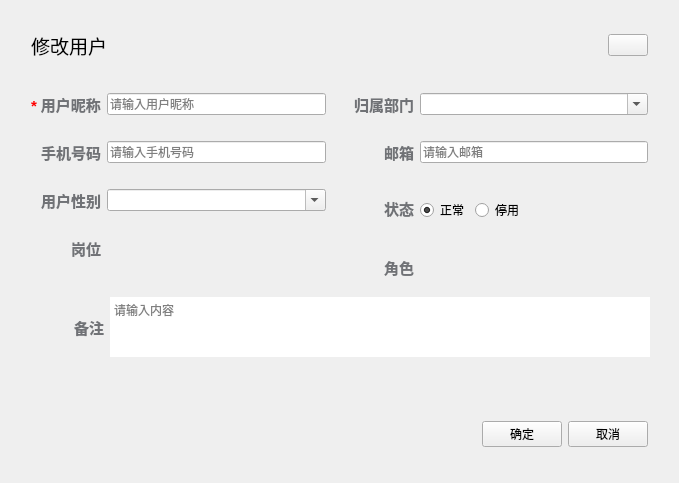
<?xml version="1.0" encoding="UTF-8"?>
<ui version="4.0">
 <class>UserEditDlgClass</class>
 <widget class="QWidget" name="UserEditDlgClass">
  <property name="geometry">
   <rect>
    <x>0</x>
    <y>0</y>
    <width>679</width>
    <height>488</height>
   </rect>
  </property>
  <property name="windowTitle">
   <string>UserEditDlg</string>
  </property>
  <layout class="QVBoxLayout" name="verticalLayout">
   <property name="sizeConstraint">
    <enum>QLayout::SizeConstraint::SetFixedSize</enum>
   </property>
   <property name="leftMargin">
    <number>9</number>
   </property>
   <property name="topMargin">
    <number>9</number>
   </property>
   <property name="rightMargin">
    <number>9</number>
   </property>
   <property name="bottomMargin">
    <number>9</number>
   </property>
   <item>
    <widget class="QWidget" name="container" native="true">
     <property name="minimumSize">
      <size>
       <width>661</width>
       <height>0</height>
      </size>
     </property>
     <layout class="QVBoxLayout" name="verticalLayout_2">
      <property name="sizeConstraint">
       <enum>QLayout::SizeConstraint::SetDefaultConstraint</enum>
      </property>
      <item>
       <widget class="QWidget" name="widget" native="true">
        <property name="minimumSize">
         <size>
          <width>0</width>
          <height>50</height>
         </size>
        </property>
        <property name="maximumSize">
         <size>
          <width>16777215</width>
          <height>50</height>
         </size>
        </property>
        <layout class="QHBoxLayout" name="horizontalLayout">
         <item>
          <widget class="QLabel" name="label">
           <property name="text">
            <string>&lt;html&gt;&lt;head/&gt;&lt;body&gt;&lt;p&gt;&lt;span style=&quot; font-size:14pt;&quot;&gt;修改用户&lt;/span&gt;&lt;/p&gt;&lt;/body&gt;&lt;/html&gt;</string>
           </property>
          </widget>
         </item>
         <item>
          <spacer name="horizontalSpacer">
           <property name="orientation">
            <enum>Qt::Orientation::Horizontal</enum>
           </property>
           <property name="sizeHint" stdset="0">
            <size>
             <width>200</width>
             <height>20</height>
            </size>
           </property>
          </spacer>
         </item>
         <item>
          <widget class="QPushButton" name="closeBtn">
           <property name="text">
            <string/>
           </property>
          </widget>
         </item>
        </layout>
       </widget>
      </item>
      <item>
       <widget class="QWidget" name="widget_2" native="true">
        <layout class="QVBoxLayout" name="verticalLayout_4">
         <property name="leftMargin">
          <number>0</number>
         </property>
         <property name="topMargin">
          <number>0</number>
         </property>
         <property name="rightMargin">
          <number>0</number>
         </property>
         <property name="bottomMargin">
          <number>0</number>
         </property>
         <item>
          <widget class="QWidget" name="widget_3" native="true">
           <layout class="QHBoxLayout" name="horizontalLayout_6">
            <property name="leftMargin">
             <number>0</number>
            </property>
            <property name="topMargin">
             <number>0</number>
            </property>
            <property name="rightMargin">
             <number>0</number>
            </property>
            <property name="bottomMargin">
             <number>0</number>
            </property>
           </layout>
          </widget>
         </item>
         <item>
          <layout class="QHBoxLayout" name="horizontalLayout_2">
           <item>
            <widget class="QWidget" name="widget_4" native="true">
             <layout class="QFormLayout" name="formLayout_2">
              <property name="labelAlignment">
               <set>Qt::AlignmentFlag::AlignRight|Qt::AlignmentFlag::AlignTrailing|Qt::AlignmentFlag::AlignVCenter</set>
              </property>
              <property name="verticalSpacing">
               <number>25</number>
              </property>
              <item row="0" column="0">
               <widget class="QLabel" name="label_5">
                <property name="text">
                 <string>&lt;html&gt;&lt;head/&gt;&lt;body&gt;&lt;p&gt;&lt;span style=&quot; font-size:11pt; font-weight:700; color:#ff0000;&quot;&gt;*&lt;/span&gt;&lt;span style=&quot; font-size:11pt; font-weight:700; color:#707276;&quot;&gt; 用户昵称&lt;/span&gt;&lt;/p&gt;&lt;/body&gt;&lt;/html&gt;</string>
                </property>
               </widget>
              </item>
              <item row="0" column="1">
               <widget class="QLineEdit" name="nickNameEdit">
                <property name="placeholderText">
                 <string>请输入用户昵称</string>
                </property>
               </widget>
              </item>
              <item row="1" column="0">
               <widget class="QLabel" name="label_6">
                <property name="text">
                 <string>&lt;html&gt;&lt;head/&gt;&lt;body&gt;&lt;p&gt;&lt;span style=&quot; font-size:11pt; font-weight:700; color:#707276;&quot;&gt;手机号码&lt;/span&gt;&lt;/p&gt;&lt;/body&gt;&lt;/html&gt;</string>
                </property>
               </widget>
              </item>
              <item row="1" column="1">
               <widget class="QLineEdit" name="phoneEdit">
                <property name="placeholderText">
                 <string>请输入手机号码</string>
                </property>
               </widget>
              </item>
              <item row="2" column="0">
               <widget class="QLabel" name="label_11">
                <property name="text">
                 <string>&lt;html&gt;&lt;head/&gt;&lt;body&gt;&lt;p&gt;&lt;span style=&quot; font-size:11pt; font-weight:700; color:#707276;&quot;&gt;用户性别&lt;/span&gt;&lt;/p&gt;&lt;/body&gt;&lt;/html&gt;</string>
                </property>
               </widget>
              </item>
              <item row="2" column="1">
               <widget class="QComboBox" name="sexCmb">
                <property name="editable">
                 <bool>true</bool>
                </property>
                <property name="placeholderText">
                 <string>请选择性别</string>
                </property>
               </widget>
              </item>
              <item row="3" column="0">
               <widget class="QLabel" name="label_12">
                <property name="text">
                 <string>&lt;html&gt;&lt;head/&gt;&lt;body&gt;&lt;p&gt;&lt;span style=&quot; font-size:11pt; font-weight:700; color:#707276;&quot;&gt;岗位&lt;/span&gt;&lt;/p&gt;&lt;/body&gt;&lt;/html&gt;</string>
                </property>
               </widget>
              </item>
              <item row="3" column="1">
               <widget class="TagPicker" name="postTagPicker" native="true"/>
              </item>
             </layout>
            </widget>
           </item>
           <item>
            <widget class="QWidget" name="widget_6" native="true">
             <layout class="QFormLayout" name="formLayout">
              <property name="labelAlignment">
               <set>Qt::AlignmentFlag::AlignRight|Qt::AlignmentFlag::AlignTrailing|Qt::AlignmentFlag::AlignVCenter</set>
              </property>
              <property name="verticalSpacing">
               <number>25</number>
              </property>
              <item row="0" column="0">
               <widget class="QLabel" name="label_13">
                <property name="text">
                 <string>&lt;html&gt;&lt;head/&gt;&lt;body&gt;&lt;p&gt;&lt;span style=&quot; font-size:11pt; font-weight:700; color:#707276;&quot;&gt;归属部门&lt;/span&gt;&lt;/p&gt;&lt;/body&gt;&lt;/html&gt;</string>
                </property>
               </widget>
              </item>
              <item row="0" column="1">
               <widget class="TreeComboBox" name="deptCmb">
                <property name="editable">
                 <bool>true</bool>
                </property>
                <property name="placeholderText">
                 <string>请输入归属部门</string>
                </property>
               </widget>
              </item>
              <item row="1" column="0">
               <widget class="QLabel" name="label_14">
                <property name="text">
                 <string>&lt;html&gt;&lt;head/&gt;&lt;body&gt;&lt;p&gt;&lt;span style=&quot; font-size:11pt; font-weight:700; color:#707276;&quot;&gt;邮箱&lt;/span&gt;&lt;/p&gt;&lt;/body&gt;&lt;/html&gt;</string>
                </property>
               </widget>
              </item>
              <item row="1" column="1">
               <widget class="QLineEdit" name="emailEdit">
                <property name="placeholderText">
                 <string>请输入邮箱</string>
                </property>
               </widget>
              </item>
              <item row="2" column="0">
               <widget class="QLabel" name="label_7">
                <property name="text">
                 <string>&lt;html&gt;&lt;head/&gt;&lt;body&gt;&lt;p&gt;&lt;span style=&quot; font-size:11pt; font-weight:700; color:#707276;&quot;&gt;状态&lt;/span&gt;&lt;/p&gt;&lt;/body&gt;&lt;/html&gt;</string>
                </property>
               </widget>
              </item>
              <item row="2" column="1">
               <widget class="QWidget" name="menuIconWdgt" native="true">
                <layout class="QHBoxLayout" name="horizontalLayout_5">
                 <property name="leftMargin">
                  <number>0</number>
                 </property>
                 <property name="topMargin">
                  <number>9</number>
                 </property>
                 <property name="rightMargin">
                  <number>0</number>
                 </property>
                 <property name="bottomMargin">
                  <number>9</number>
                 </property>
                 <item>
                  <widget class="QRadioButton" name="isActive1_RBtn">
                   <property name="text">
                    <string>正常</string>
                   </property>
                   <property name="checked">
                    <bool>true</bool>
                   </property>
                  </widget>
                 </item>
                 <item>
                  <widget class="QRadioButton" name="isActive0_RBtn">
                   <property name="text">
                    <string>停用</string>
                   </property>
                  </widget>
                 </item>
                 <item>
                  <spacer name="horizontalSpacer_2">
                   <property name="orientation">
                    <enum>Qt::Orientation::Horizontal</enum>
                   </property>
                   <property name="sizeHint" stdset="0">
                    <size>
                     <width>40</width>
                     <height>20</height>
                    </size>
                   </property>
                  </spacer>
                 </item>
                </layout>
               </widget>
              </item>
              <item row="3" column="0">
               <widget class="QLabel" name="label_16">
                <property name="text">
                 <string>&lt;html&gt;&lt;head/&gt;&lt;body&gt;&lt;p&gt;&lt;span style=&quot; font-size:11pt; font-weight:700; color:#707276;&quot;&gt;角色&lt;/span&gt;&lt;/p&gt;&lt;/body&gt;&lt;/html&gt;</string>
                </property>
               </widget>
              </item>
              <item row="3" column="1">
               <widget class="TagPicker" name="roleTagPicker" native="true"/>
              </item>
             </layout>
            </widget>
           </item>
          </layout>
         </item>
         <item>
          <layout class="QHBoxLayout" name="horizontalLayout_3">
           <property name="leftMargin">
            <number>9</number>
           </property>
           <property name="rightMargin">
            <number>9</number>
           </property>
           <item>
            <spacer name="horizontalSpacer_4">
             <property name="orientation">
              <enum>Qt::Orientation::Horizontal</enum>
             </property>
             <property name="sizeType">
              <enum>QSizePolicy::Policy::Fixed</enum>
             </property>
             <property name="sizeHint" stdset="0">
              <size>
               <width>45</width>
               <height>20</height>
              </size>
             </property>
            </spacer>
           </item>
           <item>
            <layout class="QVBoxLayout" name="verticalLayout_3">
             <item>
              <spacer name="verticalSpacer_3">
               <property name="orientation">
                <enum>Qt::Orientation::Vertical</enum>
               </property>
               <property name="sizeType">
                <enum>QSizePolicy::Policy::Fixed</enum>
               </property>
               <property name="sizeHint" stdset="0">
                <size>
                 <width>20</width>
                 <height>20</height>
                </size>
               </property>
              </spacer>
             </item>
             <item>
              <widget class="QLabel" name="label_10">
               <property name="text">
                <string>&lt;html&gt;&lt;head/&gt;&lt;body&gt;&lt;p&gt;&lt;span style=&quot; font-size:11pt; font-weight:700; color:#707276;&quot;&gt;备注&lt;/span&gt;&lt;/p&gt;&lt;/body&gt;&lt;/html&gt;</string>
               </property>
              </widget>
             </item>
             <item>
              <spacer name="verticalSpacer_2">
               <property name="orientation">
                <enum>Qt::Orientation::Vertical</enum>
               </property>
               <property name="sizeHint" stdset="0">
                <size>
                 <width>20</width>
                 <height>20</height>
                </size>
               </property>
              </spacer>
             </item>
            </layout>
           </item>
           <item>
            <widget class="QPlainTextEdit" name="remarkEdit">
             <property name="minimumSize">
              <size>
               <width>0</width>
               <height>60</height>
              </size>
             </property>
             <property name="maximumSize">
              <size>
               <width>16777215</width>
               <height>60</height>
              </size>
             </property>
             <property name="frameShape">
              <enum>QFrame::Shape::NoFrame</enum>
             </property>
             <property name="placeholderText">
              <string>请输入内容</string>
             </property>
            </widget>
           </item>
          </layout>
         </item>
        </layout>
       </widget>
      </item>
      <item>
       <spacer name="verticalSpacer">
        <property name="orientation">
         <enum>Qt::Orientation::Vertical</enum>
        </property>
        <property name="sizeHint" stdset="0">
         <size>
          <width>20</width>
          <height>40</height>
         </size>
        </property>
       </spacer>
      </item>
      <item>
       <widget class="QWidget" name="widget_5" native="true">
        <property name="minimumSize">
         <size>
          <width>0</width>
          <height>58</height>
         </size>
        </property>
        <property name="maximumSize">
         <size>
          <width>16777215</width>
          <height>58</height>
         </size>
        </property>
        <layout class="QHBoxLayout" name="horizontalLayout_4">
         <item>
          <spacer name="horizontalSpacer_3">
           <property name="orientation">
            <enum>Qt::Orientation::Horizontal</enum>
           </property>
           <property name="sizeHint" stdset="0">
            <size>
             <width>200</width>
             <height>20</height>
            </size>
           </property>
          </spacer>
         </item>
         <item>
          <widget class="QPushButton" name="okBtn">
           <property name="text">
            <string>确定</string>
           </property>
          </widget>
         </item>
         <item>
          <widget class="QPushButton" name="cancelBtn">
           <property name="text">
            <string>取消</string>
           </property>
          </widget>
         </item>
        </layout>
       </widget>
      </item>
     </layout>
    </widget>
   </item>
  </layout>
 </widget>
 <layoutdefault spacing="6" margin="11"/>
 <customwidgets>
  <customwidget>
   <class>TreeComboBox</class>
   <extends>QComboBox</extends>
   <header>common/widgets/TreeComboBox.h</header>
  </customwidget>
  <customwidget>
   <class>TagPicker</class>
   <extends>QWidget</extends>
   <header>common/widgets/TagPicker.h</header>
   <container>1</container>
  </customwidget>
 </customwidgets>
 <resources>
  <include location="../../Resource.qrc"/>
 </resources>
 <connections>
  <connection>
   <sender>closeBtn</sender>
   <signal>clicked()</signal>
   <receiver>UserEditDlgClass</receiver>
   <slot>hide()</slot>
   <hints>
    <hint type="sourcelabel">
     <x>515</x>
     <y>42</y>
    </hint>
    <hint type="destinationlabel">
     <x>281</x>
     <y>371</y>
    </hint>
   </hints>
  </connection>
  <connection>
   <sender>cancelBtn</sender>
   <signal>clicked()</signal>
   <receiver>UserEditDlgClass</receiver>
   <slot>hide()</slot>
   <hints>
    <hint type="sourcelabel">
     <x>498</x>
     <y>695</y>
    </hint>
    <hint type="destinationlabel">
     <x>281</x>
     <y>371</y>
    </hint>
   </hints>
  </connection>
 </connections>
</ui>
